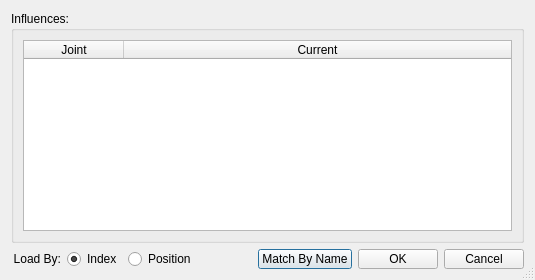
<?xml version="1.0" encoding="UTF-8"?>
<ui version="4.0">
 <class>QEditWeightsDialog</class>
 <widget class="QDialog" name="QEditWeightsDialog">
  <property name="geometry">
   <rect>
    <x>0</x>
    <y>0</y>
    <width>535</width>
    <height>280</height>
   </rect>
  </property>
  <property name="minimumSize">
   <size>
    <width>465</width>
    <height>280</height>
   </size>
  </property>
  <property name="windowTitle">
   <string>|| Load Weights</string>
  </property>
  <property name="sizeGripEnabled">
   <bool>true</bool>
  </property>
  <property name="modal">
   <bool>true</bool>
  </property>
  <layout class="QVBoxLayout" name="verticalLayout">
   <item>
    <widget class="QGroupBox" name="influenceGroupBox">
     <property name="sizePolicy">
      <sizepolicy hsizetype="Expanding" vsizetype="Expanding">
       <horstretch>0</horstretch>
       <verstretch>0</verstretch>
      </sizepolicy>
     </property>
     <property name="title">
      <string>Influences:</string>
     </property>
     <layout class="QVBoxLayout" name="verticalLayout_2">
      <item>
       <widget class="QTableWidget" name="influenceTableWidget">
        <property name="styleSheet">
         <string notr="true">QTableWidget:item { height: 24; }</string>
        </property>
        <property name="horizontalScrollBarPolicy">
         <enum>Qt::ScrollBarAlwaysOff</enum>
        </property>
        <property name="editTriggers">
         <set>QAbstractItemView::NoEditTriggers</set>
        </property>
        <property name="alternatingRowColors">
         <bool>true</bool>
        </property>
        <property name="selectionMode">
         <enum>QAbstractItemView::SingleSelection</enum>
        </property>
        <attribute name="horizontalHeaderMinimumSectionSize">
         <number>24</number>
        </attribute>
        <attribute name="horizontalHeaderStretchLastSection">
         <bool>true</bool>
        </attribute>
        <attribute name="verticalHeaderMinimumSectionSize">
         <number>24</number>
        </attribute>
        <attribute name="verticalHeaderDefaultSectionSize">
         <number>24</number>
        </attribute>
        <column>
         <property name="text">
          <string>Joint</string>
         </property>
        </column>
        <column>
         <property name="text">
          <string>Current</string>
         </property>
        </column>
       </widget>
      </item>
     </layout>
    </widget>
   </item>
   <item>
    <widget class="QWidget" name="buttonsWidget" native="true">
     <layout class="QHBoxLayout" name="horizontalLayout">
      <property name="leftMargin">
       <number>0</number>
      </property>
      <property name="topMargin">
       <number>0</number>
      </property>
      <property name="rightMargin">
       <number>0</number>
      </property>
      <property name="bottomMargin">
       <number>0</number>
      </property>
      <item>
       <widget class="QLabel" name="methodLabel">
        <property name="sizePolicy">
         <sizepolicy hsizetype="Fixed" vsizetype="Fixed">
          <horstretch>0</horstretch>
          <verstretch>0</verstretch>
         </sizepolicy>
        </property>
        <property name="minimumSize">
         <size>
          <width>50</width>
          <height>20</height>
         </size>
        </property>
        <property name="maximumSize">
         <size>
          <width>50</width>
          <height>20</height>
         </size>
        </property>
        <property name="text">
         <string>Load By:</string>
        </property>
        <property name="alignment">
         <set>Qt::AlignRight|Qt::AlignTrailing|Qt::AlignVCenter</set>
        </property>
       </widget>
      </item>
      <item>
       <widget class="QRadioButton" name="indexRadioButton">
        <property name="minimumSize">
         <size>
          <width>0</width>
          <height>20</height>
         </size>
        </property>
        <property name="maximumSize">
         <size>
          <width>16777215</width>
          <height>20</height>
         </size>
        </property>
        <property name="text">
         <string>Index</string>
        </property>
        <property name="checked">
         <bool>true</bool>
        </property>
       </widget>
      </item>
      <item>
       <widget class="QRadioButton" name="positionRadioButton">
        <property name="minimumSize">
         <size>
          <width>0</width>
          <height>20</height>
         </size>
        </property>
        <property name="maximumSize">
         <size>
          <width>16777215</width>
          <height>20</height>
         </size>
        </property>
        <property name="text">
         <string>Position</string>
        </property>
       </widget>
      </item>
      <item>
       <spacer name="horizontalSpacer">
        <property name="minimumSize">
         <size>
          <width>0</width>
          <height>20</height>
         </size>
        </property>
        <property name="maximumSize">
         <size>
          <width>16777215</width>
          <height>20</height>
         </size>
        </property>
        <property name="orientation">
         <enum>Qt::Horizontal</enum>
        </property>
        <property name="sizeHint" stdset="0">
         <size>
          <width>40</width>
          <height>20</height>
         </size>
        </property>
       </spacer>
      </item>
      <item>
       <widget class="QPushButton" name="matchPushButton">
        <property name="minimumSize">
         <size>
          <width>0</width>
          <height>20</height>
         </size>
        </property>
        <property name="maximumSize">
         <size>
          <width>16777215</width>
          <height>20</height>
         </size>
        </property>
        <property name="text">
         <string>Match By Name</string>
        </property>
       </widget>
      </item>
      <item>
       <widget class="QPushButton" name="okayPushButton">
        <property name="minimumSize">
         <size>
          <width>0</width>
          <height>20</height>
         </size>
        </property>
        <property name="maximumSize">
         <size>
          <width>16777215</width>
          <height>20</height>
         </size>
        </property>
        <property name="text">
         <string>OK</string>
        </property>
       </widget>
      </item>
      <item>
       <widget class="QPushButton" name="cancelPushButton">
        <property name="minimumSize">
         <size>
          <width>0</width>
          <height>20</height>
         </size>
        </property>
        <property name="maximumSize">
         <size>
          <width>16777215</width>
          <height>20</height>
         </size>
        </property>
        <property name="text">
         <string>Cancel</string>
        </property>
       </widget>
      </item>
     </layout>
    </widget>
   </item>
  </layout>
 </widget>
 <resources/>
 <connections>
  <connection>
   <sender>okayPushButton</sender>
   <signal>clicked()</signal>
   <receiver>QEditWeightsDialog</receiver>
   <slot>accept()</slot>
   <hints>
    <hint type="sourcelabel">
     <x>423</x>
     <y>277</y>
    </hint>
    <hint type="destinationlabel">
     <x>292</x>
     <y>149</y>
    </hint>
   </hints>
  </connection>
  <connection>
   <sender>cancelPushButton</sender>
   <signal>clicked()</signal>
   <receiver>QEditWeightsDialog</receiver>
   <slot>reject()</slot>
   <hints>
    <hint type="sourcelabel">
     <x>526</x>
     <y>277</y>
    </hint>
    <hint type="destinationlabel">
     <x>292</x>
     <y>149</y>
    </hint>
   </hints>
  </connection>
 </connections>
</ui>
